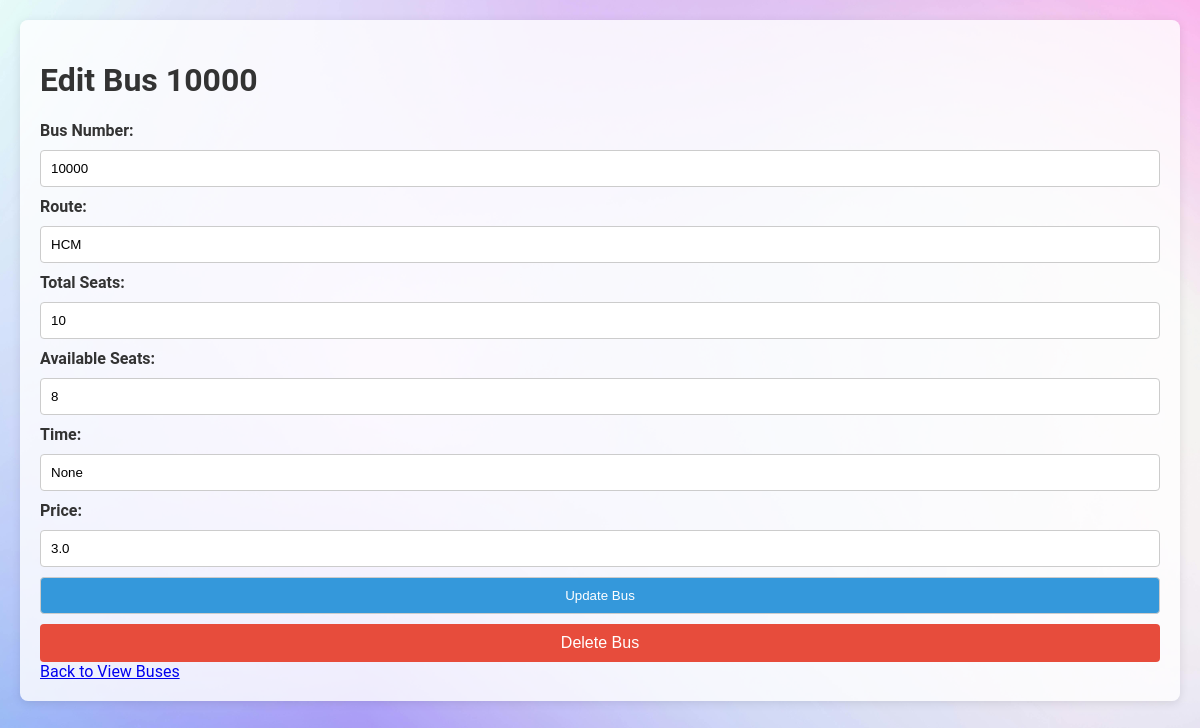
The page /edit_bus/6 (signed in) on the database as committed earlier.
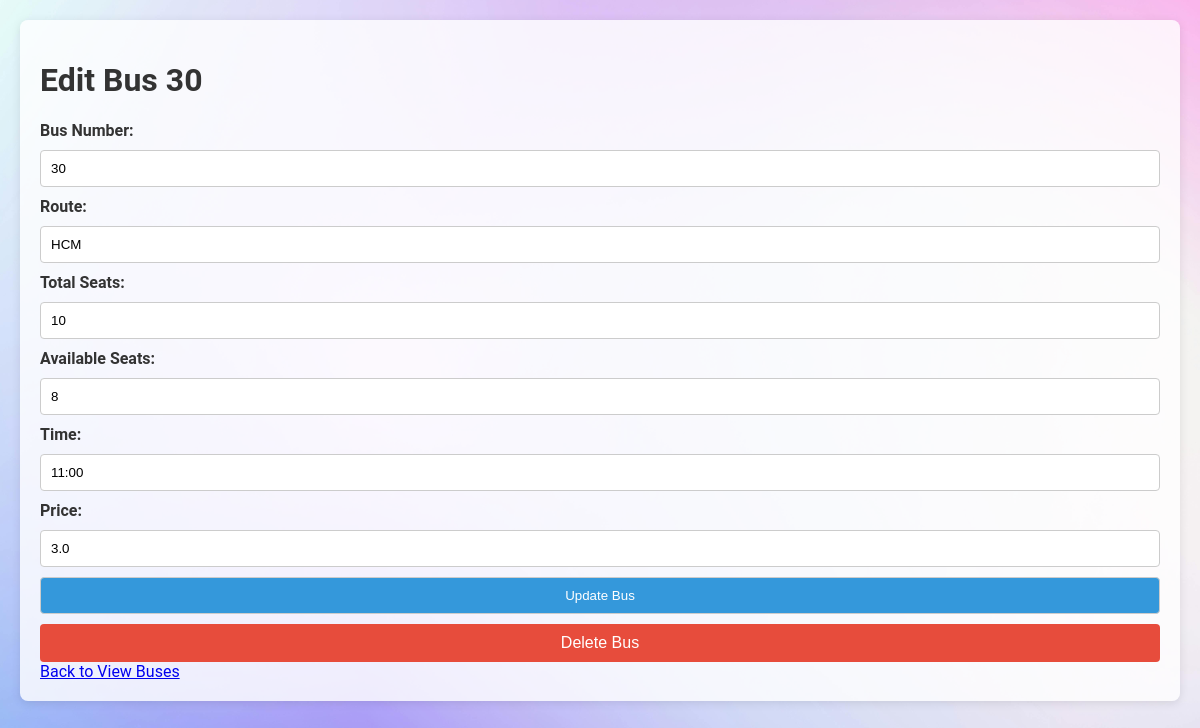
The same page on the database as committed later.
### tables this page shows
CREATE TABLE buses (
            id INTEGER PRIMARY KEY,
            bus_number TEXT NOT NULL,
            route TEXT NOT NULL,
            total_seats INTEGER NOT NULL,
            available_seats INTEGER NOT NULL
        , time TEXT, price REAL DEFAULT 0.0);

### app.py (the view, shortened to what this page needs)
@app.route('/edit_bus/<int:bus_id>', methods=['GET', 'POST'])
def edit_bus(bus_id):
    user_id = session.get('user_id')
    if not user_id:
        flash('You need to log in to edit buses.')
        return redirect(url_for('login'))
    user = UserDAO.get_user_by_id(user_id)
    if user is None or user[1] != 'admin':
        flash('You do not have permission to edit buses.')
        return redirect(url_for('home'))
    bus = BusDAO.get_bus(bus_id)
    if bus is None:
        flash('Bus not found.')
        return redirect(url_for('view_buses_route'))
    return render_template('edit_bus.html', bus=bus, user=user)

### app.py (called while the page is built)
@app.before_request
def load_routes_into_trie():
    buses = BusDAO.view_buses()
    for bus in buses:
        trie.insert(bus[2])

### databases/bus_dao.py (called while the page is built)
    @staticmethod
    def view_buses(sort_by=None, search_query=None):
        conn = sqlite3.connect('bus_reservation.db')
        cursor = conn.cursor()
        query = 'SELECT * FROM buses'
        params = []
        if search_query:
            query += ' WHERE route LIKE ?'
            params.append(f'%{search_query}%')
        if sort_by:
            query += f' ORDER BY {sort_by}'
        cursor.execute(query, params)
        buses = cursor.fetchall()
        conn.close()
        return buses

    @staticmethod
    def get_bus(bus_id):
        conn = sqlite3.connect('bus_reservation.db')
        cursor = conn.cursor()
        cursor.execute('SELECT * FROM buses WHERE id = ?', (bus_id,))
        bus = cursor.fetchone()
        conn.close()
        return bus

### databases/user_dao.py (called while the page is built)
    @staticmethod
    def get_user_by_id(user_id):
        conn = sqlite3.connect('bus_reservation.db')
        cursor = conn.cursor()
        cursor.execute('SELECT * FROM users WHERE id = ?', (user_id,))
        user = cursor.fetchone()
        conn.close()
        return user

### templates/edit_bus.html (shortened to what this page needs)
<!DOCTYPE html>
<html lang="en">
<head>
    <link rel="stylesheet" type="text/css" href="{{ url_for('static', filename='styles.css') }}">
</head>
<body>
    <div class="container">
        <h1>Edit Bus {{ bus[1] }}</h1>
        <form action="{{ url_for('edit_bus', bus_id=bus[0]) }}" method="POST">
            <label for="bus_number">Bus Number:</label>
            <input type="text" id="bus_number" name="bus_number" value="{{ bus[1] }}" required>
            <label for="route">Route:</label>
            <input type="text" id="route" name="route" value="{{ bus[2] }}" required>
            <label for="total_seats">Total Seats:</label>
            <input type="number" id="total_seats" name="total_seats" value="{{ bus[3] }}" required>
            <label for="available_seats">Available Seats:</label>
            <input type="number" id="available_seats" name="available_seats" value="{{ bus[4] }}" required>
            <label for="time">Time:</label>
            <input type="text" id="time" name="time" value="{{ bus[5] }}" required>
            <label for="price">Price:</label>
            <input type="number" id="price" name="price" value="{{ bus[6] }}" step="0.01" required>
            <button type="submit">Update Bus</button>
        </form>
        <form action="{{ url_for('delete_bus', bus_id=bus[0]) }}" method="POST" onsubmit="return confirm('Are you sure you want to delete this bus?');">
            <button type="submit" class="button delete-button">Delete Bus</button>
        </form>
        <a href="{{ url_for('view_buses_route') }}">Back to View Buses</a>
    </div>
</body>
</html>

Rows that differ between the two databases and show on the page:
changed buses "HCM": bus_number "10000" → "30"; time "None" → "11:00"
